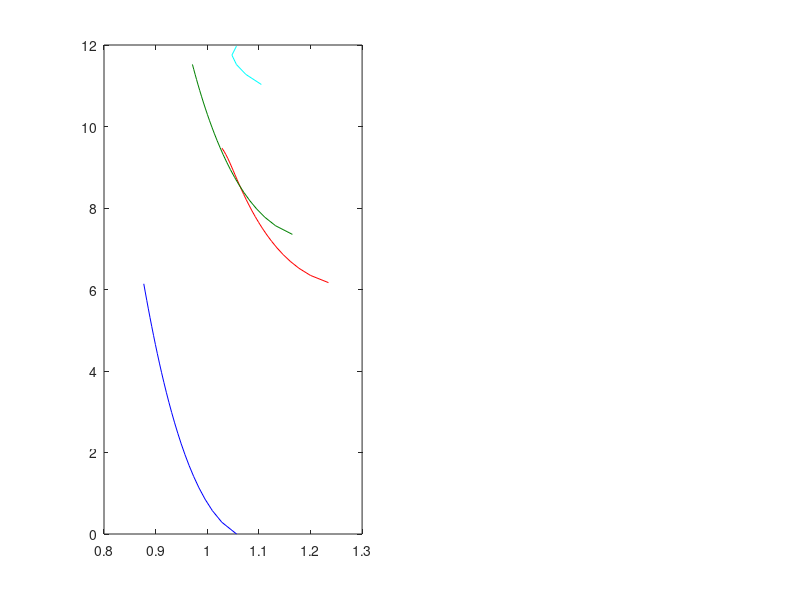

Source code (MATLAB): (Note: this script raises an error after producing the figure.)
%%%%%%%%%%%%%%%%%%%%%%%%%%%%%%%%%%%%%%%%%%%%%%%%%%%%%%%%%%%%%%%%%%%%%%%%%
%%%
%%%    compute potential energy curves for excited states of N2
%%%    and N2+ using RK method. This is superior to Morse potential
%%%
%%%    Loftus 1977, "The Spectrum of Molecular Nitrogen"
%%%    Laher 1991, "Improved Fits for the Vib. and Rot. Const..."
%%%    Kosarim 2005, "Ionization of excited nitrogen molecules by ..."
%%%    Gilmore 1965, "Potential energy curves for N2, N0, 02, and 
%%%    corresponding ions"
%%%
%%%
clear all;
plot_potentials = 1;
%
hconst = 6.6261e-27;             % planks const [erg-s]
econst = 4.8032e-10;             % electron charge
cvac   = 2.9979e10;              % speed of light [cm/s]
erg_eV = 1.6022e-12;             % ergs associatd with 1eV
erg_invcm = 1.9864e-16;          % ergs associated with 1/cm
invcm_to_eV = erg_invcm/erg_eV;  % eV associated with 1/cm
%
mN = 2.32e-23;       % nitrogen mass [g] 
mur = mN*mN/(mN+mN); % reduced mass of N2 [g]

%%% spectroscopic data for ground state N2(X1Sigma)
%%% See Laher 1991 
%%% NOTE THAT C3Pi STATE ONLY FOR v<5
%
State0  = ['X1Sig'   'A3Sig'   'B3Pi'   'W3Delta' ...
           'B3Sigma' 'a1Sigma' 'a1Pi'   'w1Delta' 'C3Pi' ...
           'X2Sig'   'A2Pi'    'B2Sig'  'C3Sigma']; % last 4 are ions
we0 = [2359      1460      1734      1507 ...
       1517      1530      1694      1560    2047  ...  
       2207      1904      2421      2072]; % [1/cm]
xe0 = [14.32    13.78    14.56    12.58 ...
       12.18    12.08    13.95    12.01  28.45 ...    
       16.30    15.03    23.85    9.29]./we0;
ye0 = [-2.26e-3 -1.18e-2  1.40e-2   3.09e-2 ...
        4.19e-2  4.13e-2  7.94e-3   4.54-2  2.09  ...  
       -2.67e-3  2.03e-3  -0.359   -0.43]./we0;
ze0 = [-2.4e-4   1.41e-4  -1.13e-3  -7.1e-4 ...
       -7.3e-4  -2.9e-4    2.9e-4    0   -5.35e-1  ...
       -2.61e-3  0        -6.19e-2   0]./we0;
ae0 = [0      -7.29e-5   0         0 ...
       0       0         0         0   0 ...      
       3.7e-5  0         0         0]./we0;
T0  = [0       49755   59307   59380 ...
       65851   67739   68951   71698   88978  ...
       125668  134683  151234  190210]; % [1/cm]
%
Be     = [1.998  1.455  1.638  1.470 ...
          1.473  1.480  1.617  1.496 1.825 ... 
          1.932  1.744  2.085  1.511];       % [1/cm]
alphae = [1.73e-2  1.84e-2  1.83e-2  1.70e-2 ...
          1.67e-2  1.66e-2  1.79e-2  1.63e-2  1.87e-2  ...
          1.90e-2  1.84e-2  2.13e-2  1.1e-3]; % [1/cm]
gammae =[-3.3e-5    1.24e-5  -8.4e-6  -1.01e-5 ...
          1.84e-5   2.41e-5  -2.93e-5   0  -2.28e-3  ...
         -1.91e-5  -1.76e-4  -8.5e-4 -8.2e-4];   % [1/cm]
deltae = [0        -6.7e-6   -3.4e-6  3.3e-7 ...
         -4.5e-7    0         0       0   7.33e-4  ...
         -5.00e-6   4.4e-6    0       0];         % [1/cm]
etae   = [0         0         0       0 ...
          0         0         0       0  -1.5e-4 ...
          4.6e-8    0         0       0];         % [1/cm]
%

%%% set vibrational energy spectrum
%
v = 0:1:25;  % vibrational quantum number
for i = 1:length(T0)
Gv = we0(i)*( (v+1/2) - xe0(i)*(v+1/2).^2 + ye0(i)*(v+1/2).^3 ...
   +                    ze0(i)*(v+1/2).^4 + ae0(i)*(v+1/2).^5 );
Te = T0(i)-Gv(1);
Tv = Te + Gv;
%
Bv = Be(i) - alphae(i)*(v+1/2) + gammae(i)*(v+1/2).^2 ...
           + deltae(i)*(v+1/2).^3 + etae(i)*(v+1/2).^4;

%%%  now make fine continuous grid for integrating
%
%
    for j = 1:length(v)
        %thisv = 0;
        dvp = 0.001;
        vp  = -1/2+dvp/2:dvp:v(j)-dvp/2; % for v=0 right now
        Gvp = we0(i)*( (vp+1/2) - xe0(i)*(vp+1/2).^2 + ye0(i)*(vp+1/2).^3 ...
            +                     ze0(i)*(vp+1/2).^4 + ae0(i)*(vp+1/2).^5 );
        Bvp = Be(i) - alphae(i)*(vp+1/2) + gammae(i)*(vp+1/2).^2 ...
            +      deltae(i)*(vp+1/2).^3 + etae(i)*(vp+1/2).^5;  
        f0 = 1/(2*pi*sqrt(2*mur*cvac/hconst))*sum(dvp./sqrt(Gv(j)-Gvp));
        g0 = 2*pi*sqrt(2*mur*cvac/hconst)*sum(dvp*Bvp./sqrt(Gv(j)-Gvp));
        %
        r1(i,j) = sqrt(f0^2+f0/g0)-f0;  % inner turning point [cm]
        r2(i,j) = sqrt(f0^2+f0/g0)+f0;  % outer turning point [cm]
        U(i,j) = Tv(j)*invcm_to_eV;     % energy at turning points [eV]
    end
    
end
% [r1,r1i] = sort(r1);
% for i = 1:length(r1)
%     U1(i) = U(r1i(i));
% end
%   
%   
%  
if(plot_potentials)
close(figure(1)); figure(1); 
subplot(1,2,1);
         plot(r1(1,:)/1e-8,U(1,:),'b');
hold on; plot(r1(2,:)/1e-8,U(2,:),'r');
hold on; plot(r1(3,:)/1e-8,U(3,:),'color', [0 0.5 0]);
hold on; plot(r1(9,1:5)/1e-8,U(9,1:5),'color', 'cyan');
legend('X^1\Sigma','A^3\Sigma','B^3\Pi','C^3\Pi','location','SE');
axis([0.8 2 0 13]); grid on;
xlabel('x [angstoms]'); ylabel('U [eV]');
title('potential curves for N_2');
hold on; plot(r2(1,:)/1e-8,U(1,:),'b');
hold on; plot(r2(2,:)/1e-8,U(2,:),'r');
hold on; plot(r2(3,:)/1e-8,U(3,:),'color', [0 0.5 0]);
hold on; plot(r2(9,1:5)/1e-8,U(9,1:5),'color', 'cyan');
%
%
%  plot curves for ion species
%
subplot(1,2,2); 
         plot(r1(10,:)/1e-8,U(10,:),'b');
hold on; plot(r1(11,:)/1e-8,U(11,:),'r');
hold on; plot(r1(12,1:10)/1e-8,U(12,1:10),'color', [0 0.5 0]);
%hold on; plot(r1(4,1:5)/1e-8,U(4,1:5),'color', 'cyan');
legend('X^2\Sigma','A^2\Pi','B^2\Sigma','location','SE');
axis([0.8 2 0 24]); grid on;
xlabel('x [angstoms]'); ylabel('U [eV]');
title('potential curves for N_2^+');
hold on; plot(r2(10,:)/1e-8,U(10,:),'b');
hold on; plot(r2(11,:)/1e-8,U(11,:),'r');
hold on; plot(r2(12,1:10)/1e-8,U(12,1:10),'color', [0 0.5 0]);
%hold on; plot(r2(4,1:5)/1e-8,U(4,1:5),'color', 'cyan');
end

%%%%%%%%%%%%%%%%%%%%%%%%%%%%%%%%%%%%%%%%%%%%%%%%%%%%%%%%%%%%%%%%%%%%%%%%
%%%
%%%    Compute Jvvp and Jvvpp values from Kosarim 2005
%%%
%%%    Note that values computed here are a little bit different
%%%    from those in Tables 2-5 of Kosarim 2005. 
%%%
%%%%%%%%%%%%%%%%%%%%%%%%%%%%%%%%%%%%%%%%%%%%%%%%%%%%%%%%%%%%%%%%%%%%%%%%


%%%   compute values for e+N2(X1Sigma) -> 2e+N2(X2Sigma,A2Pi,B2Sigma)
%
J1_X1 = zeros(4,17);  % Jvvp from Kosarim 2005
J2_X1 = zeros(4,17);  % Jvvpp from Kosarim 2005
si = 1; % index for initial state
for j = 1:4    % for each final ion state
    for i=1:17 % for each vibrational state of initial state
        [thisr,thisir] = min(abs(r1(9+j,:)-r1(si,i)));
        J1_X1(j,i) = U(9+j,thisir)-U(si,i);
        [thisr,thisir] = min(abs(r2(9+j,:)-r2(si,i)));
        J2_X1(j,i) =  U(9+j,thisir)-U(si,i);
    end
end

%%%   compute values for e+N2(A3Sigma) -> 2e+N2(X2Sigma,A2Pi,B2Sigma)
%
J1_A3 = zeros(4,17);  % Jvvp from Kosarim 2005
J2_A3 = zeros(4,17);  % Jvvpp from Kosarim 2005
si = 2; % index for initial state
for j = 1:4    % for each final ion state
    for i=1:17 % for each vibrational state of initial state
        [thisr,thisir] = min(abs(r1(9+j,:)-r1(si,i)));
        J1_A3(j,i) = U(9+j,thisir)-U(si,i);
        [thisr,thisir] = min(abs(r2(9+j,:)-r2(si,i)));
        J2_A3(j,i) =  U(9+j,thisir)-U(si,i);
    end
end

%%%   compute values for e+N2(B3Sigma) -> 2e+N2(X2Sigma,A2Pi,B2Sigma)
%
J1_B3 = zeros(4,17);  % Jvvp from Kosarim 2005
J2_B3 = zeros(4,17);  % Jvvpp from Kosarim 2005
si = 3; % index for initial state
for j = 1:4    % for each final ion state
    for i=1:17 % for each vibrational state of initial state
        [thisr,thisir] = min(abs(r1(9+j,:)-r1(si,i)));
        J1_B3(j,i) = U(9+j,thisir)-U(si,i);
        [thisr,thisir] = min(abs(r2(9+j,:)-r2(si,i)));
        J2_B3(j,i) =  U(9+j,thisir)-U(si,i);
    end
end

%%%   compute values for e+N2(W3Delta) -> 2e+N2(X2Sigma,A2Pi,B2Sigma)
%
J1_W3 = zeros(4,17);  % Jvvp from Kosarim 2005
J2_W3 = zeros(4,17);  % Jvvpp from Kosarim 2005
si = 4; % index for initial state
for j = 1:4    % for each final ion state
    for i=1:17 % for each vibrational state of initial state
        [thisr,thisir] = min(abs(r1(9+j,:)-r1(si,i)));
        J1_W3(j,i) = U(9+j,thisir)-U(si,i);
        [thisr,thisir] = min(abs(r2(9+j,:)-r2(si,i)));
        J2_W3(j,i) =  U(9+j,thisir)-U(si,i);
    end
end

%%%   compute values for e+N2(B'3Sigma) -> 2e+N2(X2Sigma,A2Pi,B2Sigma)
%
J1_Bp3 = zeros(4,17);  % Jvvp from Kosarim 2005
J2_Bp3 = zeros(4,17);  % Jvvpp from Kosarim 2005
si = 5; % index for initial state
for j = 1:4    % for each final ion state
    for i=1:17 % for each vibrational state of initial state
        [thisr,thisir] = min(abs(r1(9+j,:)-r1(si,i)));
        J1_Bp3(j,i) = U(9+j,thisir)-U(si,i);
        [thisr,thisir] = min(abs(r2(9+j,:)-r2(si,i)));
        J2_Bp3(j,i) =  U(9+j,thisir)-U(si,i);
    end
end

%%%   compute values for e+N2(a'1Sigma) -> 2e+N2(X2Sigma,A2Pi,B2Sigma)
%
J1_ap1 = zeros(4,17);  % Jvvp from Kosarim 2005
J2_ap1 = zeros(4,17);  % Jvvpp from Kosarim 2005
si = 6; % index for initial state
for j = 1:4    % for each final ion state
    for i=1:17 % for each vibrational state of initial state
        [thisr,thisir] = min(abs(r1(9+j,:)-r1(si,i)));
        J1_ap1(j,i) = U(9+j,thisir)-U(si,i);
        [thisr,thisir] = min(abs(r2(9+j,:)-r2(si,i)));
        J2_ap1(j,i) =  U(9+j,thisir)-U(si,i);
    end
end

%%%   compute values for e+N2(a1Pi) -> 2e+N2(X2Sigma,A2Pi,B2Sigma)
%
J1_a1 = zeros(4,17);  % Jvvp from Kosarim 2005
J2_a1 = zeros(4,17);  % Jvvpp from Kosarim 2005
si = 7; % index for initial state
for j = 1:4    % for each final ion state
    for i=1:17 % for each vibrational state of initial state
        [thisr,thisir] = min(abs(r1(9+j,:)-r1(si,i)));
        J1_a1(j,i) = U(9+j,thisir)-U(si,i);
        [thisr,thisir] = min(abs(r2(9+j,:)-r2(si,i)));
        J2_a1(j,i) =  U(9+j,thisir)-U(si,i);
    end
end

%%%   compute values for e+N2(w'1Delta) -> 2e+N2(X2Sigma,A2Pi,B2Sigma)
%
J1_w1 = zeros(4,17);  % Jvvp from Kosarim 2005
J2_w1 = zeros(4,17);  % Jvvpp from Kosarim 2005
si = 8; % index for initial state
for j = 1:4    % for each final ion state
    for i=1:17 % for each vibrational state of initial state
        [thisr,thisir] = min(abs(r1(9+j,:)-r1(si,i)));
        J1_w1(j,i) = U(9+j,thisir)-U(si,i);
        [thisr,thisir] = min(abs(r2(9+j,:)-r2(si,i)));
        J2_w1(j,i) =  U(9+j,thisir)-U(si,i);
    end
end

%%%   compute values for e+N2(C3Pi) -> 2e+N2(X2Sigma,A2Pi,B2Sigma)
%
J1_C3 = zeros(4,17);  % Jvvp from Kosarim 2005
J2_C3 = zeros(4,17);  % Jvvpp from Kosarim 2005
si = 9; % index for initial state
for j = 1:4    % for each final ion state
    for i=1:17 % for each vibrational state of initial state
        [thisr,thisir] = min(abs(r1(9+j,:)-r1(si,i)));
        J1_C3(j,i) = U(9+j,thisir)-U(si,i);
        [thisr,thisir] = min(abs(r2(9+j,:)-r2(si,i)));
        J2_C3(j,i) =  U(9+j,thisir)-U(si,i);
    end
end

%%%  save data to file
%
Jvvp_and_Jvvpp.J1_X1 = J1_X1;
Jvvp_and_Jvvpp.J2_X1 = J2_X1;
%
Jvvp_and_Jvvpp.J1_A3 = J1_A3;
Jvvp_and_Jvvpp.J2_A3 = J2_A3;
%
Jvvp_and_Jvvpp.J1_B3 = J1_B3;
Jvvp_and_Jvvpp.J2_B3 = J2_B3;
%
Jvvp_and_Jvvpp.J1_W3 = J1_W3;
Jvvp_and_Jvvpp.J2_W3 = J2_W3;
%
Jvvp_and_Jvvpp.J1_Bp3 = J1_Bp3;
Jvvp_and_Jvvpp.J2_Bp3 = J2_Bp3;
%
Jvvp_and_Jvvpp.J1_ap1 = J1_ap1;
Jvvp_and_Jvvpp.J2_ap1 = J2_ap1;
%
Jvvp_and_Jvvpp.J1_a1 = J1_a1;
Jvvp_and_Jvvpp.J2_a1 = J2_a1;
%
Jvvp_and_Jvvpp.J1_w1 = J1_w1;
Jvvp_and_Jvvpp.J2_w1 = J2_w1;
%
Jvvp_and_Jvvpp.J1_C3 = J1_C3;
Jvvp_and_Jvvpp.J2_C3 = J2_C3;
%
save('Jvvp_and_Jvvpp.mat','Jvvp_and_Jvvpp');

%%%%%%%%%%%%%%%%%%%%%%%%%%%%%%%%%%%%%%%%%%%%%%%%%%%%%%%%%%%%%%%%%%%%%%%%
%%%
%%%    Compute ionization cross from Kosarim 2005
%%%
%%%
%%%%%%%%%%%%%%%%%%%%%%%%%%%%%%%%%%%%%%%%%%%%%%%%%%%%%%%%%%%%%%%%%%%%%%%%


